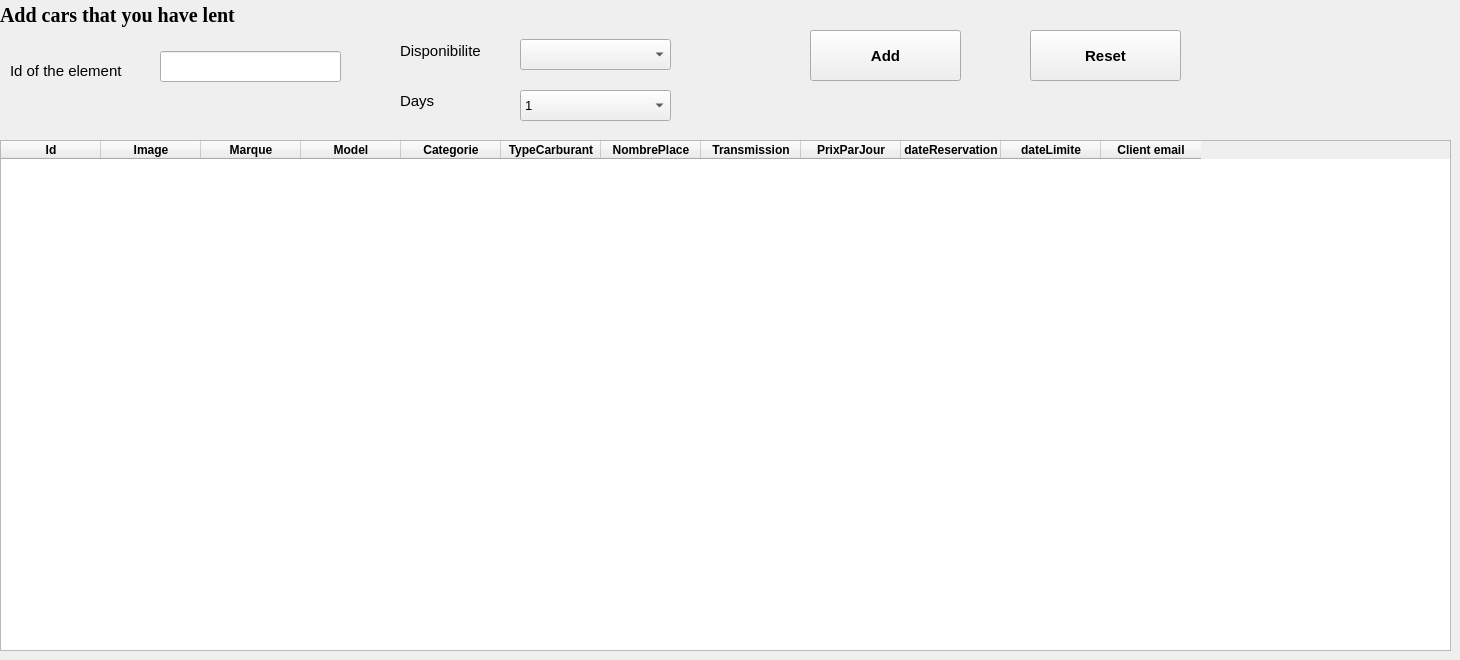
    <widget class="QWidget" name="tab">
     <attribute name="title">
      <string>Current reservations</string>
     </attribute>
     <widget class="QTableWidget" name="tableWidget">
      <property name="geometry">
       <rect>
        <x>0</x>
        <y>140</y>
        <width>1451</width>
        <height>511</height>
       </rect>
      </property>
      <property name="font">
       <font>
        <weight>75</weight>
        <bold>true</bold>
       </font>
      </property>
      <attribute name="verticalHeaderVisible">
       <bool>false</bool>
      </attribute>
      <column>
       <property name="text">
        <string>Id</string>
       </property>
      </column>
      <column>
       <property name="text">
        <string>Image</string>
       </property>
       <property name="font">
        <font>
         <weight>75</weight>
         <bold>true</bold>
        </font>
       </property>
      </column>
      <column>
       <property name="text">
        <string>Marque</string>
       </property>
       <property name="font">
        <font>
         <pointsize>9</pointsize>
         <weight>75</weight>
         <bold>true</bold>
         <underline>false</underline>
         <strikeout>false</strikeout>
        </font>
       </property>
       <property name="background">
        <color>
         <red>255</red>
         <green>255</green>
         <blue>255</blue>
        </color>
       </property>
      </column>
      <column>
       <property name="text">
        <string>Model</string>
       </property>
       <property name="font">
        <font>
         <weight>75</weight>
         <bold>true</bold>
        </font>
       </property>
      </column>
      <column>
       <property name="text">
        <string>Categorie</string>
       </property>
       <property name="font">
        <font>
         <weight>75</weight>
         <bold>true</bold>
        </font>
       </property>
      </column>
      <column>
       <property name="text">
        <string>TypeCarburant</string>
       </property>
       <property name="font">
        <font>
         <weight>75</weight>
         <bold>true</bold>
        </font>
       </property>
      </column>
      <column>
       <property name="text">
        <string>NombrePlace</string>
       </property>
       <property name="font">
        <font>
         <weight>75</weight>
         <bold>true</bold>
        </font>
       </property>
      </column>
      <column>
       <property name="text">
        <string>Transmission</string>
       </property>
       <property name="font">
        <font>
         <weight>75</weight>
         <bold>true</bold>
        </font>
       </property>
      </column>
      <column>
       <property name="text">
        <string>PrixParJour</string>
       </property>
       <property name="font">
        <font>
         <weight>75</weight>
         <bold>true</bold>
        </font>
       </property>
      </column>
      <column>
       <property name="text">
        <string>dateReservation</string>
       </property>
      </column>
      <column>
       <property name="text">
        <string>dateLimite</string>
       </property>
      </column>
      <column>
       <property name="text">
        <string>Client email</string>
       </property>
      </column>
     </widget>
     <widget class="QPushButton" name="addOpBtn">
      <property name="geometry">
       <rect>
        <x>810</x>
        <y>30</y>
        <width>151</width>
        <height>51</height>
       </rect>
      </property>
      <property name="font">
       <font>
        <pointsize>11</pointsize>
        <weight>75</weight>
        <bold>true</bold>
       </font>
      </property>
      <property name="text">
       <string>Add</string>
      </property>
     </widget>
     <widget class="QLineEdit" name="idtxt">
      <property name="geometry">
       <rect>
        <x>160</x>
        <y>51</y>
        <width>181</width>
        <height>31</height>
       </rect>
      </property>
      <property name="font">
       <font>
        <pointsize>11</pointsize>
       </font>
      </property>
     </widget>
     <widget class="QComboBox" name="comboBox">
      <property name="geometry">
       <rect>
        <x>520</x>
        <y>39</y>
        <width>151</width>
        <height>31</height>
       </rect>
      </property>
      <property name="font">
       <font>
        <pointsize>10</pointsize>
       </font>
      </property>
     </widget>
     <widget class="QComboBox" name="nbdateCMB">
      <property name="geometry">
       <rect>
        <x>520</x>
        <y>90</y>
        <width>151</width>
        <height>31</height>
       </rect>
      </property>
      <property name="font">
       <font>
        <pointsize>10</pointsize>
       </font>
      </property>
      <item>
       <property name="text">
        <string>1</string>
       </property>
      </item>
      <item>
       <property name="text">
        <string>2</string>
       </property>
      </item>
      <item>
       <property name="text">
        <string>3</string>
       </property>
      </item>
      <item>
       <property name="text">
        <string>4</string>
       </property>
      </item>
      <item>
       <property name="text">
        <string>5</string>
       </property>
      </item>
      <item>
       <property name="text">
        <string>6</string>
       </property>
      </item>
      <item>
       <property name="text">
        <string>7</string>
       </property>
      </item>
      <item>
       <property name="text">
        <string>8</string>
       </property>
      </item>
      <item>
       <property name="text">
        <string>9</string>
       </property>
      </item>
      <item>
       <property name="text">
        <string>10</string>
       </property>
      </item>
      <item>
       <property name="text">
        <string>11</string>
       </property>
      </item>
      <item>
       <property name="text">
        <string>12</string>
       </property>
      </item>
      <item>
       <property name="text">
        <string>13</string>
       </property>
      </item>
      <item>
       <property name="text">
        <string>14</string>
       </property>
      </item>
      <item>
       <property name="text">
        <string>15</string>
       </property>
      </item>
      <item>
       <property name="text">
        <string>16</string>
       </property>
      </item>
      <item>
       <property name="text">
        <string>17</string>
       </property>
      </item>
      <item>
       <property name="text">
        <string>18</string>
       </property>
      </item>
      <item>
       <property name="text">
        <string>19</string>
       </property>
      </item>
     </widget>
     <widget class="QLabel" name="label">
      <property name="geometry">
       <rect>
        <x>400</x>
        <y>40</y>
        <width>101</width>
        <height>21</height>
       </rect>
      </property>
      <property name="font">
       <font>
        <pointsize>11</pointsize>
       </font>
      </property>
      <property name="text">
       <string>Disponibilite</string>
      </property>
     </widget>
     <widget class="QLabel" name="label_2">
      <property name="geometry">
       <rect>
        <x>400</x>
        <y>90</y>
        <width>55</width>
        <height>21</height>
       </rect>
      </property>
      <property name="font">
       <font>
        <pointsize>11</pointsize>
       </font>
      </property>
      <property name="text">
       <string>Days</string>
      </property>
     </widget>
     <widget class="QLabel" name="label_33">
      <property name="geometry">
       <rect>
        <x>10</x>
        <y>60</y>
        <width>141</width>
        <height>21</height>
       </rect>
      </property>
      <property name="font">
       <font>
        <pointsize>11</pointsize>
       </font>
      </property>
      <property name="text">
       <string>Id of the element</string>
      </property>
     </widget>
     <widget class="QPushButton" name="delOpBtn">
      <property name="geometry">
       <rect>
        <x>1030</x>
        <y>30</y>
        <width>151</width>
        <height>51</height>
       </rect>
      </property>
      <property name="font">
       <font>
        <pointsize>11</pointsize>
        <weight>75</weight>
        <bold>true</bold>
       </font>
      </property>
      <property name="text">
       <string>Reset</string>
      </property>
     </widget>
     <widget class="QLabel" name="label_34">
      <property name="geometry">
       <rect>
        <x>0</x>
        <y>0</y>
        <width>481</width>
        <height>31</height>
       </rect>
      </property>
      <property name="font">
       <font>
        <family>Georgia</family>
        <pointsize>15</pointsize>
        <weight>75</weight>
        <bold>true</bold>
       </font>
      </property>
      <property name="text">
       <string>Add cars that you have lent</string>
      </property>
     </widget>
    </widget>
